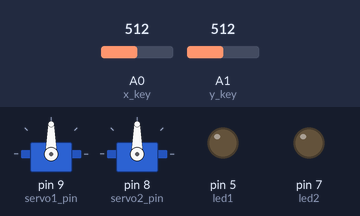
The sketch below on a simulated Arduino Uno, built with avr-gcc and run on an emulated ATmega328P. Shown: 2 × servo, output pins drawn as LEDs (lit = HIGH). Inputs (shaded band) come from the test bench; at power-on: A0 (x_key) = 512, A1 (y_key) = 512.

Above: at 1.2 s.
1.3 s: A0 (x_key) set to 688
2.8 s: A0 (x_key) set to 717
At 3.9 s:
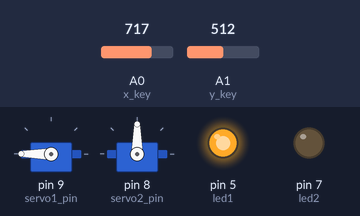
4.4 s: A1 (y_key) set to 686
5.9 s: A1 (y_key) set to 715
At 6.3 s:
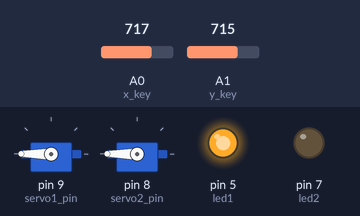
7.5 s: A1 (y_key) set to 309
9.0 s: A1 (y_key) set to 286
At 9.15 s:
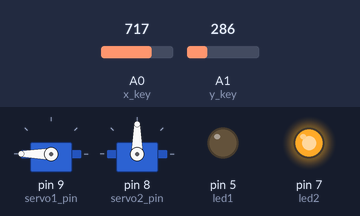
At 10.0 s:
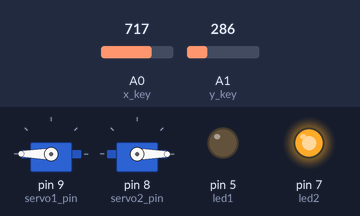
Timing chart, 0 to 11.8 s (numbered marks = the images above; inputs shaded):
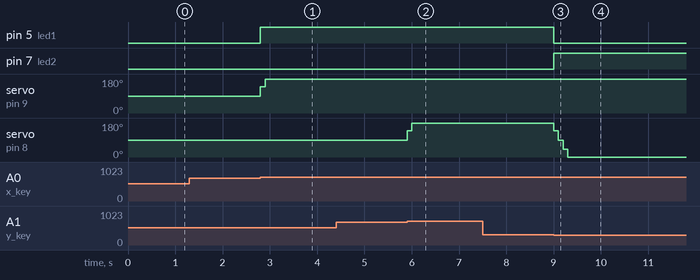

Measured:
- the behaviour switches between 700 and 701 on A0 (x_key) (found by bisection; images 0 and 1)
- the behaviour switches between 700 and 701 on A1 (y_key) (found by bisection; images 1 and 2)
- the behaviour switches between 300 and 299 on A1 (y_key) (found by bisection; images 2 and 3)
- after the input at 1.3 s, every drawn part: stays the same
- after the input at 2.8 s, pin 5 (led1): LOW → HIGH at once; servo on pin 9 (servo1_pin): 90° → 140° at once, → 180° 0.10 s later
- after the input at 4.4 s, every drawn part: stays the same
- after the input at 5.9 s, servo on pin 8 (servo2_pin): 90° → 140° at once, → 180° 0.10 s later
- after the input at 7.5 s, every drawn part: stays the same
- after the input at 9.0 s, pin 5 (led1): HIGH → LOW at once; pin 7 (led2): LOW → HIGH at once; servo on pin 8 (servo2_pin): 180° → 140° at once, → 90° 0.10 s later, → 40° 0.10 s later, → 0° 0.10 s later

The sketch:

joystick_2servos__2leds.ino
```cpp
#include <Servo.h>
Servo servo1;
Servo servo2;
int x_key = A0;
int y_key = A1;
int x_pos;
int y_pos;
int servo1_pin = 9;
int servo2_pin = 8;
int led1 = 5;

int led2 = 7;

int initial_position = 90;
int initial_position1 = 90;

void setup ( ) {
Serial.begin (9600) ;
servo1.attach (servo1_pin ) ;
servo1.write (initial_position);

servo2.attach (servo2_pin ) ;
servo2.write (initial_position);
pinMode (x_key, INPUT) ;
pinMode (y_key, INPUT) ;

pinMode(led1, OUTPUT);
pinMode(led2, OUTPUT);
}

void loop ( ) {
x_pos = analogRead (x_key) ;
y_pos = analogRead (y_key) ;

if (x_pos < 300){

  digitalWrite(led1, LOW);
  digitalWrite(led2, HIGH);
if (initial_position < 10) {
  }
else{ initial_position = initial_position - 50;
servo1.write ( initial_position ) ;
delay (100) ;
}
}
if (x_pos > 700){
if (initial_position > 180)
{
}
else{
initial_position = initial_position + 50;
servo1.write ( initial_position ) ;
digitalWrite(led1, HIGH);
digitalWrite(led2, LOW);

delay (100) ;
}
}

if (y_pos < 300){

  digitalWrite(led1, LOW);
  digitalWrite(led2, HIGH);
if (initial_position1 < 10) {
  }
else{ initial_position1 = initial_position1 - 50;
servo2.write ( initial_position1 ) ;
delay (100) ;
}
}
if (y_pos > 700){
if (initial_position1 > 180)
{
}
else{
initial_position1 = initial_position1 + 50;
servo2.write ( initial_position1 ) ;
delay (100) ;
digitalWrite(led1, HIGH);
digitalWrite(led2, LOW);
}
}
}
```
